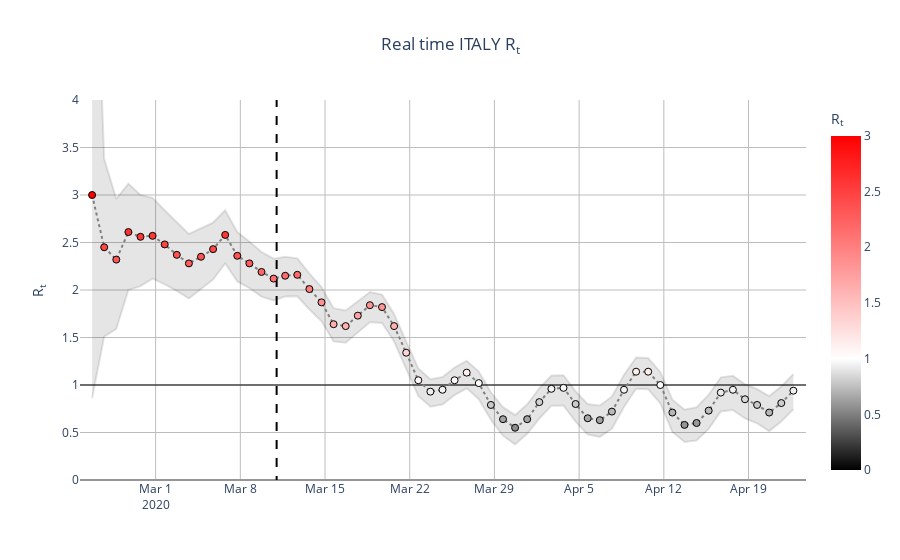

The notebook cell saved with this chart:
### Code cell
original, smoothed = prepare_cases(italy, std=2)

# Note that we're fixing sigma to a value just for the example
posteriors, log_likelihood = get_posteriors(smoothed, sigma=.15)

# Note that this takes a while to execute - it's not the most efficient algorithm
hdis = highest_density_interval(posteriors, p=.9)

most_likely = posteriors.idxmax().rename('ML')

# Look into why you shift -1
result = pd.concat([most_likely, hdis], axis=1)

plotly_rt(result, "ITALY")
